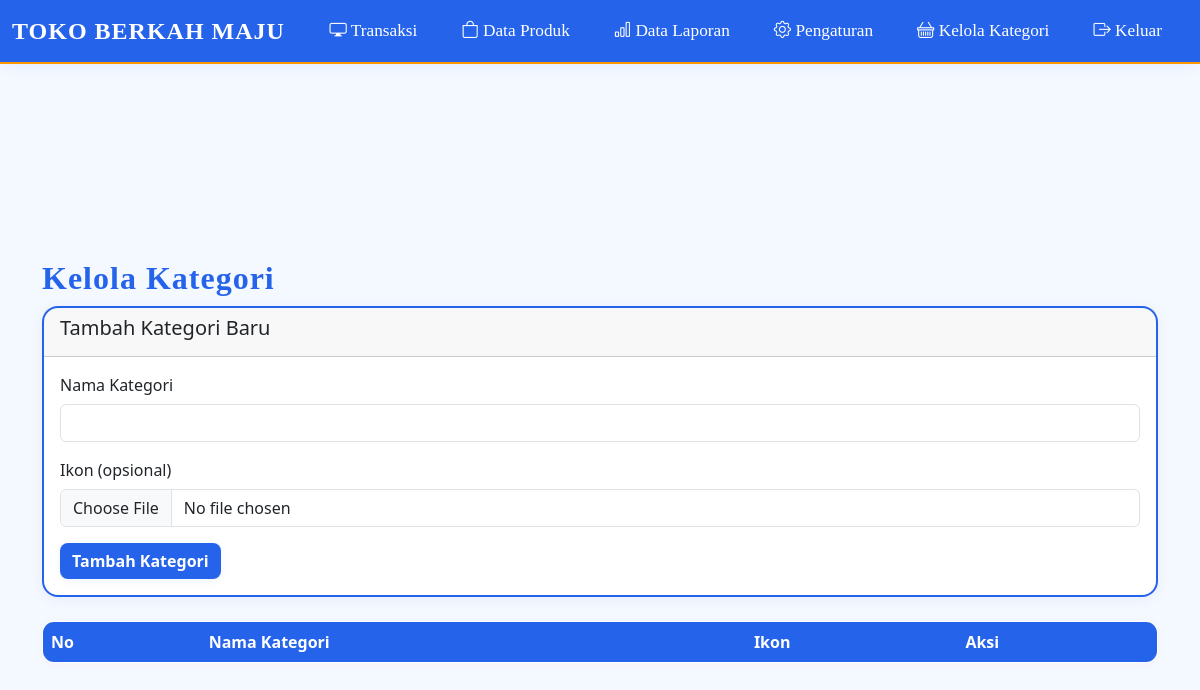
/manage_kategori.php (signed in), run on an earlier commit of the app's database.
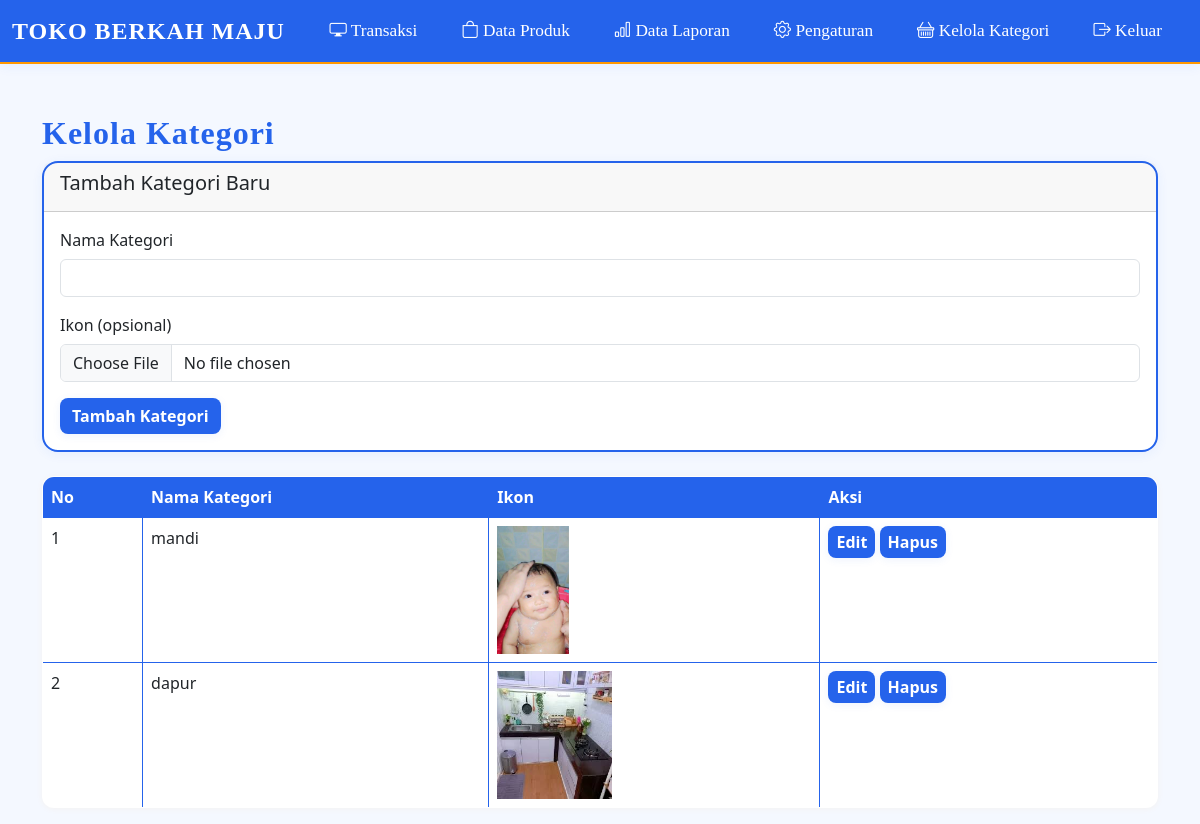
And on a later commit of the database.
### tables this page shows
CREATE TABLE `kategori` (
  `id` int(11) NOT NULL,
  `nama_kategori` varchar(50) NOT NULL,
  `ikon` varchar(100) DEFAULT NULL
);

### manage_kategori.php (the view, shortened to what this page needs)
<?php
include 'init.php';
$edit_data = null;
$query = "SELECT * FROM kategori";
$result = mysqli_query($koneksi, $query);
?>
<!DOCTYPE html>
<html lang="id">
<head>
    <link rel="stylesheet" href="https://cdn.jsdelivr.net/npm/bootstrap@5.3.0/dist/css/bootstrap.min.css">
    <link rel="stylesheet" href="custom_style.php">
</head>
<body class="with-navbar-padding">
    <?php include 'navbar.php'; ?>
    <div class="container mt-5">
        <h2>Kelola Kategori</h2>
        <div class="card mb-4">
            <div class="card-header">
                <h5><?= $edit_data ? 'Edit Kategori' : 'Tambah Kategori Baru' ?></h5>
            </div>
            <div class="card-body">
                <form method="POST" action="" enctype="multipart/form-data">
                    <div class="mb-3">
                        <label>Nama Kategori</label>
                        <input type="text" name="nama_kategori" class="form-control" value="<?= $edit_data ? $edit_data['nama_kategori'] : '' ?>" required>
                    </div>
                    <div class="mb-3">
                        <label>Ikon (opsional)</label>
                        <input type="file" name="ikon" class="form-control">
                    </div>
                    <?php if($edit_data): ?>
                        <button type="submit" name="edit" class="btn btn-success">Simpan Perubahan</button>
                        <a href="manage_kategori.php" class="btn btn-secondary">Batal</a>
                    <?php else: ?>
                        <button type="submit" name="tambah" class="btn btn-primary">Tambah Kategori</button>
                    <?php endif; ?>
                </form>
            </div>
        </div>
        <table class="table table-bordered">
            <thead>
                <tr>
                    <th>No</th>
                    <th>Nama Kategori</th>
                    <th>Ikon</th>
                    <th>Aksi</th>
                </tr>
            </thead>
            <tbody>
                <?php
                $no = 1;
                while ($row = mysqli_fetch_assoc($result)):
                ?>
                <tr>
                    <td><?= $no++ ?></td>
                    <td><?= htmlspecialchars($row['nama_kategori']) ?></td>
                    <td>
                        <?php if($row['ikon'] && file_exists($row['ikon'])): ?>
                            <img src="<?= $row['ikon'] ?>" alt="Icon" style="max-height: 128px; max-width: 128px;">
                        <?php else: ?>
                            <span class="text-muted">Tidak ada ikon</span>
                        <?php endif; ?>
                    </td>
                    <td>
                        <a href="?edit=<?= $row['id'] ?>" class="btn btn-warning btn-sm">Edit</a>
                        <a href="?hapus=<?= $row['id'] ?>" class="btn btn-danger btn-sm"
                           onclick="return confirm('Yakin ingin menghapus kategori ini?')">Hapus</a>
                    </td>
                </tr>
                <?php endwhile; ?>
            </tbody>
        </table>
    </div>
</body>
</html>

What changed in the data, as far as the page shows it:
added kategori: nama_kategori "mandi", ikon (picture)
added kategori: nama_kategori "dapur", ikon (picture)
